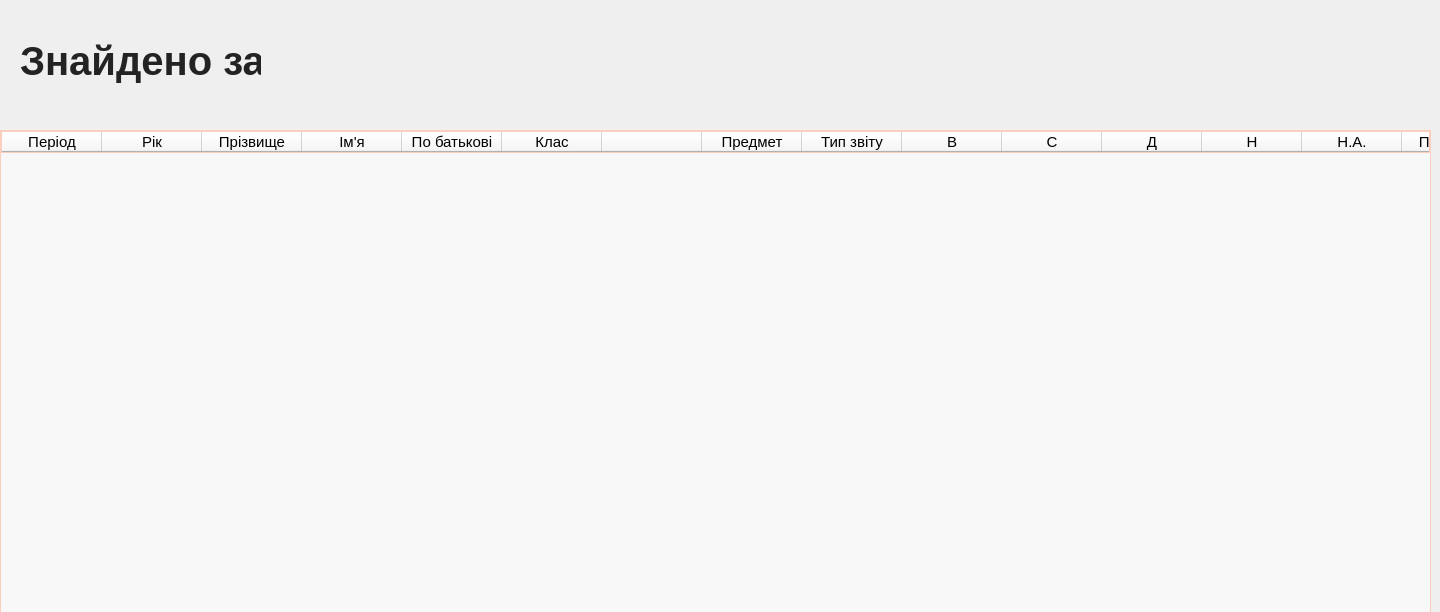
<?xml version="1.0" encoding="UTF-8"?>
<ui version="4.0">
 <class>Dialog</class>
 <widget class="QDialog" name="Dialog">
  <property name="geometry">
   <rect>
    <x>0</x>
    <y>0</y>
    <width>1440</width>
    <height>612</height>
   </rect>
  </property>
  <property name="windowTitle">
   <string>Dialog</string>
  </property>
  <widget class="QWidget" name="widget" native="true">
   <property name="geometry">
    <rect>
     <x>0</x>
     <y>0</y>
     <width>1441</width>
     <height>821</height>
    </rect>
   </property>
   <property name="styleSheet">
    <string notr="true">background-color: white;
QWidget#bgwidget{
/* Авторизація */
font-family: 'Istok Web';
font-style: normal;
font-weight: 700;
font-size: 36px;
line-height: 138px;

color: #545050;}</string>
   </property>
   <widget class="QLabel" name="wrongpassword">
    <property name="geometry">
     <rect>
      <x>860</x>
      <y>400</y>
      <width>331</width>
      <height>41</height>
     </rect>
    </property>
    <property name="styleSheet">
     <string notr="true">font-family: 'Istok Web';
font-style: normal;
font-weight: 300;
font-size: 15px;

</string>
    </property>
    <property name="text">
     <string/>
    </property>
   </widget>
   <widget class="QTableWidget" name="tableWidgetfilteredreport">
    <property name="enabled">
     <bool>true</bool>
    </property>
    <property name="geometry">
     <rect>
      <x>0</x>
      <y>130</y>
      <width>1431</width>
      <height>761</height>
     </rect>
    </property>
    <property name="styleSheet">
     <string notr="true">border: 1px solid rgb(252, 206, 188);
background-color: rgb(248, 248, 248);
font-size: 15px;
font-family: 'ABeeZee';
font-style: regular;

</string>
    </property>
    <property name="sortingEnabled">
     <bool>true</bool>
    </property>
    <column>
     <property name="text">
      <string>Період</string>
     </property>
    </column>
    <column>
     <property name="text">
      <string>Рік</string>
     </property>
    </column>
    <column>
     <property name="text">
      <string>Прізвище</string>
     </property>
    </column>
    <column>
     <property name="text">
      <string>Ім'я</string>
     </property>
    </column>
    <column>
     <property name="text">
      <string>По батькові</string>
     </property>
    </column>
    <column>
     <property name="text">
      <string>Клас</string>
     </property>
    </column>
    <column>
     <property name="text">
      <string/>
     </property>
    </column>
    <column>
     <property name="text">
      <string>Предмет</string>
     </property>
    </column>
    <column>
     <property name="text">
      <string>Тип звіту</string>
     </property>
    </column>
    <column>
     <property name="text">
      <string>В</string>
     </property>
    </column>
    <column>
     <property name="text">
      <string>С</string>
     </property>
    </column>
    <column>
     <property name="text">
      <string>Д</string>
     </property>
    </column>
    <column>
     <property name="text">
      <string>Н</string>
     </property>
    </column>
    <column>
     <property name="text">
      <string>Н.А.</string>
     </property>
    </column>
    <column>
     <property name="text">
      <string>Прізвища</string>
     </property>
    </column>
    <column>
     <property name="text">
      <string>Усього</string>
     </property>
    </column>
    <column>
     <property name="text">
      <string/>
     </property>
    </column>
    <column>
     <property name="text">
      <string/>
     </property>
    </column>
   </widget>
   <widget class="QLabel" name="label_2">
    <property name="geometry">
     <rect>
      <x>20</x>
      <y>30</y>
      <width>241</width>
      <height>61</height>
     </rect>
    </property>
    <property name="styleSheet">
     <string notr="true">font-family: 'ABeeZee';
font-style: regular;
font-weight: 500;
font-size: 40px;
color: rgb(35, 35, 35);</string>
    </property>
    <property name="text">
     <string>Знайдено за</string>
    </property>
   </widget>
   <widget class="QLabel" name="filter_name">
    <property name="geometry">
     <rect>
      <x>280</x>
      <y>30</y>
      <width>221</width>
      <height>61</height>
     </rect>
    </property>
    <property name="styleSheet">
     <string notr="true">font-family: 'ABeeZee';
font-style: regular;
font-weight: 500;
font-size: 40px;
color: rgb(35, 35, 35);
text-align: center;</string>
    </property>
    <property name="text">
     <string/>
    </property>
   </widget>
  </widget>
 </widget>
 <resources/>
 <connections/>
</ui>
